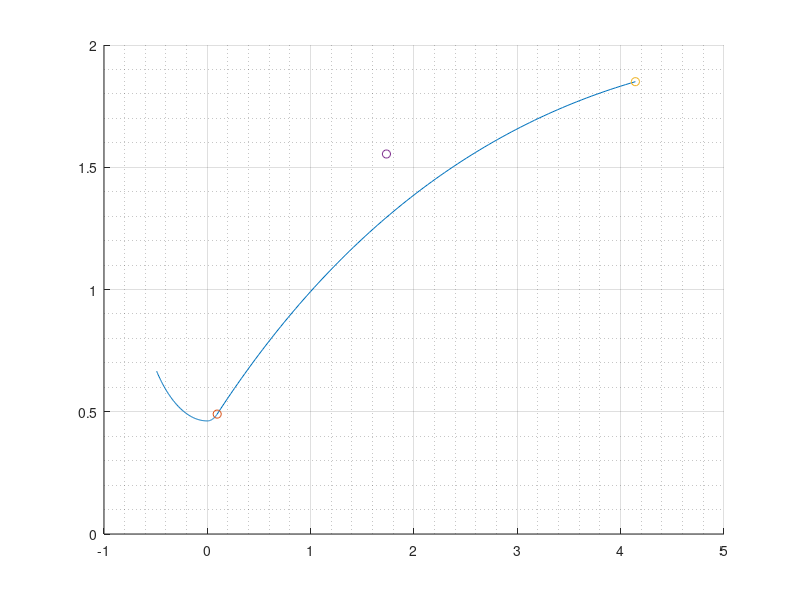
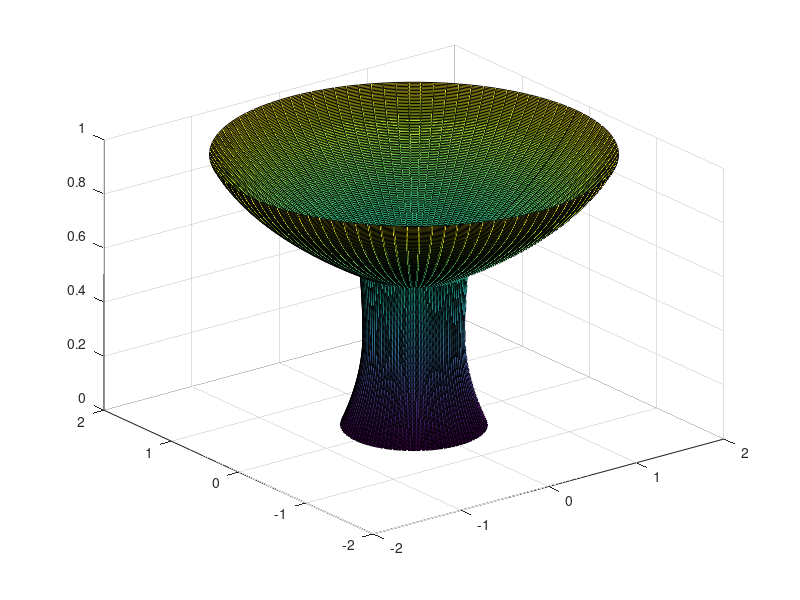
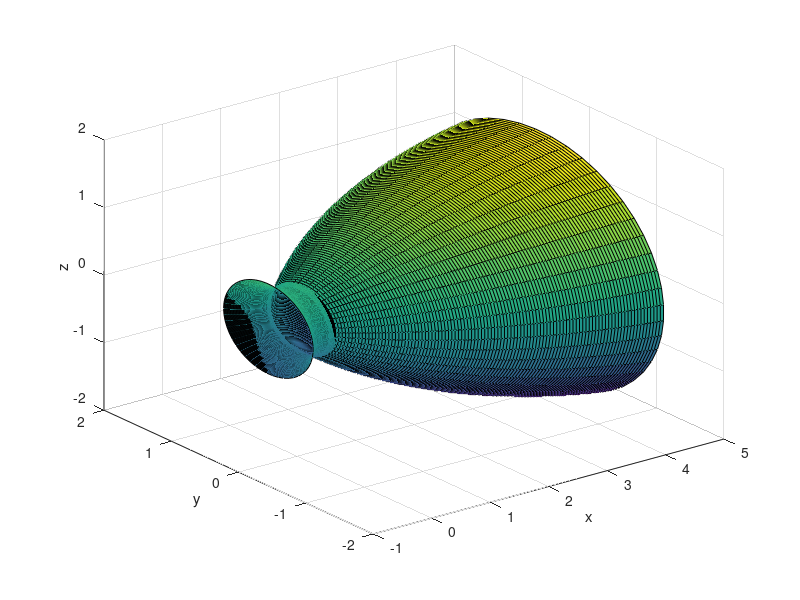

Write the MATLAB code that produced these figures, in order.
clear
close all
clc

eps = 16; % expansion ratio of the nozzle
Rt = 0.4625;  % radius of the throat
theta_n = deg2rad(33);
theta_e = deg2rad(7);

Ln_cone = ((sqrt(eps) - 1) * Rt)/ (tan(deg2rad(15)));

Re = sqrt(eps)*Rt;

% 80% bell
Ln = 0.8*((sqrt(eps) - 1) * Rt)/ (tan(deg2rad(15)));

x = [];
y = [];

theta_i = [deg2rad(-135):0.01:deg2rad(-90)];
for i = 1:length(theta_i)
    x_i = 1.5*Rt*cos(theta_i(i));
    y_i = 1.5*Rt*sin(theta_i(i)) + 1.5*Rt + Rt;
    x = [x; x_i];
    y = [y; y_i];
end

theta_exit = [deg2rad(-90):0.01:deg2rad(33-90)];
for i = 1:length(theta_exit)
    x_i = 0.382*Rt*cos(theta_exit(i));
    y_i = 0.382*Rt*sin(theta_exit(i)) + 0.382*Rt + Rt;
    x = [x; x_i];
    y = [y; y_i];
end

Nx = x(end,1);
Ny = y(end,1);

Ex = Ln;
Ey = Re;

m1 = tan(theta_n);
m2 = tan(theta_e);
C1 = Ny - m1*Nx;
C2 = Ey - m2*Ex;

Qx = (C2-C1) / (m1-m2);
Qy = (m1*C2 - m2*C1) / (m1 - m2);

t = [0:0.01:1];
for i = 1:length(t)
    x_b = (1-t(i)).^2 * Nx + 2*(1-t(i))*t(i) * Qx + t(i).^2 * Ex;
    y_b = (1-t(i)).^2 * Ny + 2*(1-t(i))*t(i) * Qy + t(i).^2 * Ey;
    x = [x; x_b];
    y = [y; y_b];
end


figure
grid on;
grid minor;
hold on;
plot(x, y);
plot(Nx, Ny, 'o');
plot(Ex, Ey, 'o');
plot(Qx, Qy, 'o');

%% Plot 3D
figure
[X, Y, Z] = cylinder(y, 100);
surf(X, Y, Z)

%%
N = length(x) - 1;

theta = linspace(0, 2*pi, 50);

X = zeros(length(theta), N+1);
Y = zeros(length(theta), N+1);
Z = zeros(length(theta), N+1);

for i = 1:length(theta)
    for j = 1:N+1
        X(i,j) = x(j);
        Y(i,j) = y(j)*cos(theta(i));
        Z(i,j) = y(j)*sin(theta(i));
    end
end

figure
surf(X,Y,Z);
xlabel('x');
ylabel('y');
zlabel('z');
